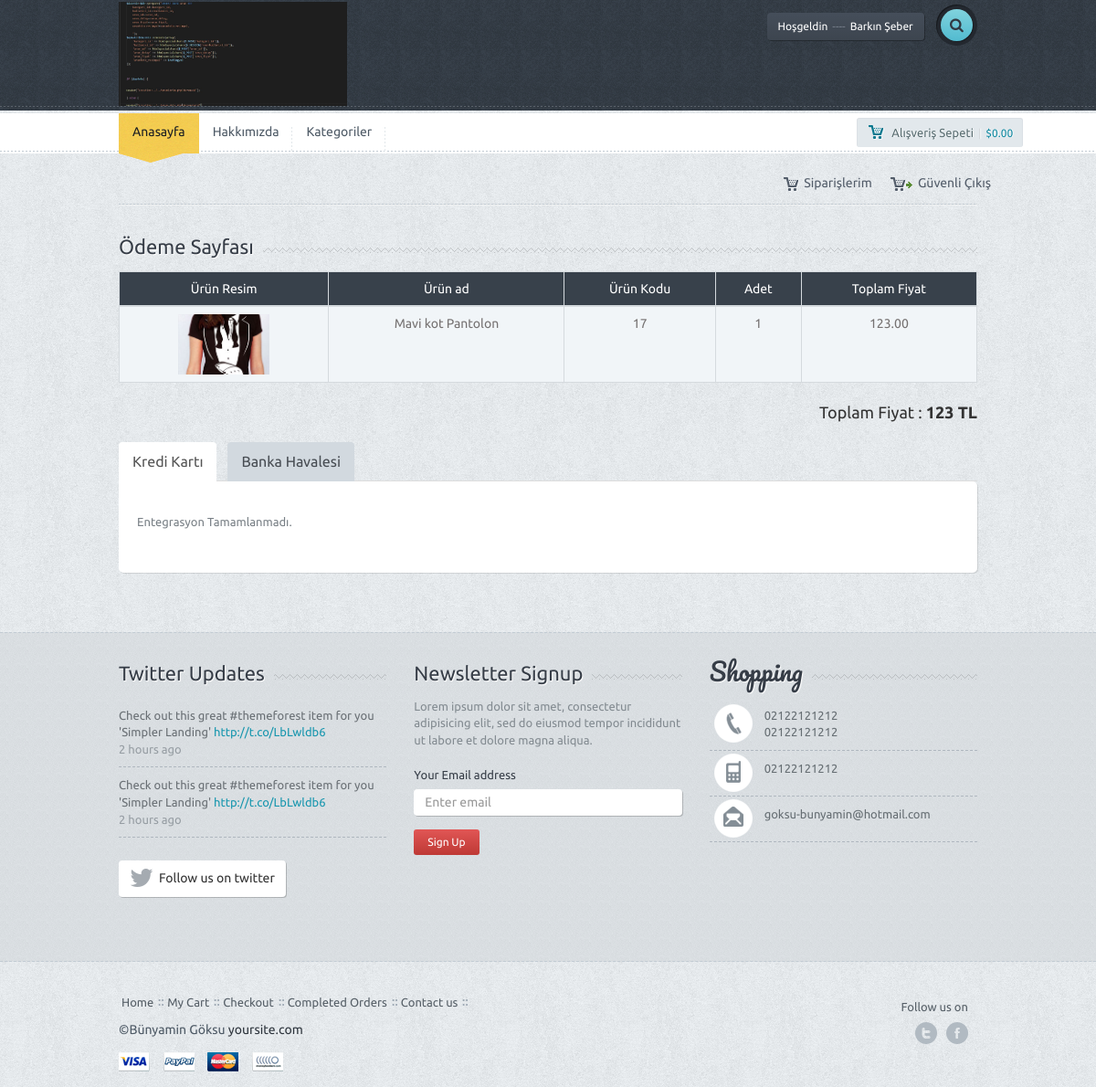
The page /odeme.php (signed in) on the database its author committed.
### tables this page shows
CREATE TABLE `ayar` (
  `ayar_id` int(11) NOT NULL,
  `ayar_logo` varchar(250) NOT NULL,
  `ayar_title` varchar(250) NOT NULL,
  `ayar_description` varchar(250) NOT NULL,
  `ayar_keywords` varchar(50) NOT NULL,
  `ayar_author` varchar(50) NOT NULL,
  `ayar_tel` varchar(50) NOT NULL,
  `ayar_gsm` varchar(50) NOT NULL,
  `ayar_faks` varchar(50) NOT NULL,
  `ayar_mail` varchar(50) NOT NULL,
  `ayar_ilce` varchar(50) NOT NULL,
  `ayar_il` varchar(50) NOT NULL,
  `ayar_adres` varchar(250) NOT NULL,
  `ayar_mesai` varchar(250) NOT NULL,
  `ayar_maps` varchar(250) NOT NULL,
  `ayar_analystic` varchar(50) NOT NULL,
  `ayar_zopim` varchar(50) NOT NULL,
  `ayar_facebook` varchar(50) NOT NULL,
  `ayar_twitter` varchar(50) NOT NULL,
  `ayar_google` varchar(50) NOT NULL,
  `ayar_youtube` varchar(50) NOT NULL,
  `ayar_smtphost` varchar(50) NOT NULL,
  `ayar_smtpuser` varchar(50) NOT NULL,
  `ayar_smtppassword` varchar(50) NOT NULL,
  `ayar_smtpport` varchar(50) NOT NULL,
  `ayar_bakim` enum('0','1') NOT NULL DEFAULT '1'
);

CREATE TABLE `kullanici` (
  `kullanici_id` int(11) NOT NULL,
  `kullanici_zaman` datetime NOT NULL DEFAULT CURRENT_TIMESTAMP,
  `kullanici_resim` varchar(250) NOT NULL,
  `kullanici_tc` varchar(50) NOT NULL,
  `kullanici_ad` varchar(50) NOT NULL,
  `kullanici_mail` varchar(100) NOT NULL,
  `kullanici_gsm` varchar(50) NOT NULL,
  `kullanici_password` varchar(50) NOT NULL,
  `kullanici_adsoyad` varchar(50) NOT NULL,
  `kullanici_adres` varchar(250) NOT NULL,
  `kullanici_il` varchar(100) NOT NULL,
  `kullanici_ilce` varchar(100) NOT NULL,
  `kullanici_unvan` varchar(100) NOT NULL,
  `kullanici_yetki` varchar(50) NOT NULL,
  `kullanici_durum` int(1) NOT NULL DEFAULT '1'
);

CREATE TABLE `menu` (
  `menu_id` int(11) NOT NULL,
  `menu_ust` varchar(50) NOT NULL,
  `menu_ad` varchar(100) NOT NULL,
  `menu_detay` text NOT NULL,
  `menu_url` varchar(250) NOT NULL,
  `menu_sira` int(2) NOT NULL,
  `menu_durum` enum('0','1') NOT NULL,
  `menu_seourl` varchar(250) NOT NULL
);

CREATE TABLE `sepet` (
  `sepet_id` int(11) NOT NULL,
  `kullanici_id` int(11) NOT NULL,
  `urun_id` int(11) NOT NULL,
  `urun_adet` int(3) NOT NULL
);

CREATE TABLE `urun` (
  `urun_id` int(11) NOT NULL,
  `kategori_id` int(11) NOT NULL,
  `urun_zaman` timestamp NOT NULL DEFAULT CURRENT_TIMESTAMP,
  `urun_ad` varchar(250) NOT NULL,
  `urun_seourl` varchar(250) NOT NULL,
  `urun_detay` text NOT NULL,
  `urun_fiyat` float(9,2) NOT NULL,
  `urun_video` varchar(50) NOT NULL,
  `urun_keyword` varchar(250) NOT NULL,
  `urun_stok` int(11) NOT NULL,
  `urun_durum` enum('0','1') NOT NULL,
  `urun_onecikar` enum('0','1') NOT NULL DEFAULT '0'
);

### odeme.php (the view, shortened to what this page needs)
<?php include 'header.php' ?>
<div class="container">
	<div class="lines"></div>
</div>
<div class="container">
	<div class="row">
		<div class="col-md-12">
		</div>
	</div>
	<div class="title-bg">
		<div class="title">Ödeme Sayfası</div>
	</div>
	<div class="table-responsive">
		<table class="table table-bordered chart">
			<thead>
				<tr>
					<th>Ürün Resim</th>
					<th>Ürün ad</th>
					<th>Ürün Kodu</th>
					<th>Adet</th>
					<th>Toplam Fiyat</th>
				</tr>
			</thead>
			<form action="nedmin/netting/islem.php" method="POST">
				<tbody>
					<?php
					$kullanici_id=$kullanicicek['kullanici_id'];
					$sepetsor=$db->prepare("SELECT * FROM sepet where kullanici_id=:id");
					$sepetsor->execute(array(
						'id' => $kullanici_id
						));
					while($sepetcek=$sepetsor->fetch(PDO::FETCH_ASSOC)) {
						$urun_id=$sepetcek['urun_id'];
						$urunsor=$db->prepare("SELECT * FROM urun where urun_id=:urun_id");
						$urunsor->execute(array(
							'urun_id' => $urun_id
							));
						$uruncek=$urunsor->fetch(PDO::FETCH_ASSOC);
						?>
						<tr>
							<td><img src="images\demo-img.jpg" width="100" alt=""></td>
							<td><?php echo $uruncek['urun_ad'] ?></td>
							<td><?php echo $uruncek['urun_id'] ?></td>
							<td><?php echo $sepetcek['urun_adet'] ?></td>
							<td><?php echo $uruncek['urun_fiyat'] ?></td>
						</tr>
						<?php } ?>
					</tbody>
				</table>
			</div>
			<div class="row">
				<div class="col-md-6">
				</div>
				<div class="col-md-3 col-md-offset-3">
					<div class="subtotal-wrap">
					<div class="total">Toplam Fiyat : <span class="bigprice"><?php echo $toplam_fiyat ?> TL</span></div>
				</div>
				<div class="clearfix"></div>
			</div>
		</div>
		<div class="tab-review">
			<ul id="myTab" class="nav nav-tabs shop-tab">
				<li class="active"><a href="#desc" data-toggle="tab">Kredi Kartı</a></li>
				<li><a href="#rev" data-toggle="tab">Banka Havalesi </a></li>
			</ul>
			<div id="myTabContent" class="tab-content shop-tab-ct">
				<div class="tab-pane fade active in" id="desc">
					<p>
						Entegrasyon Tamamlanmadı.
					</p>
				</div>
		</div>
	</div>
	<div class="spacer"></div>
</div>
<?php include 'footer.php' ?>

### header.php (shortened to what this page needs)
<?php
include 'nedmin/netting/baglan.php';
$ayarsor = $db->prepare("SELECT * FROM ayar where ayar_id=:id");
$ayarsor->execute(array(
	'id' => 0
));
$ayarcek = $ayarsor->fetch(PDO::FETCH_ASSOC);
$kullanicisor = $db->prepare("SELECT * FROM kullanici where kullanici_mail=:mail");
$kullanicisor->execute(array(
	'mail' => $_SESSION['userkullanici_mail']
));
$kullanicicek = $kullanicisor->fetch(PDO::FETCH_ASSOC);
?>
<!DOCTYPE html>
<html lang="en">
<head>
	<link href='font-awesome\css\font-awesome.css' rel="stylesheet" type="text/css">
	<link href="bootstrap\css\bootstrap.min.css" rel="stylesheet">
	<link rel="stylesheet" href="style.css">
	<link rel="stylesheet" href="css\owl.carousel.css">
	<link rel="stylesheet" href="css\owl.transitions.css">
	<link rel="stylesheet" type="text/css" href="js\product\jquery.fancybox.css?v=2.1.5" media="screen">
</head>
<body>
	<div id="wrapper">
		<div class="header">
			<div class="container">
				<div class="row">
					<div class="col-xs-6 col-md-4 main-logo">
						<a href="index.php"><img width="250" src="<?php echo $ayarcek['ayar_logo'] ?>" alt="logo" class="logo img-responsive"></a>
					</div>
					<div class="col-md-8">
						<div class="pushright">
							<div class="top">
								<?php
								if (!isset($_SESSION['userkullanici_mail'])) { ?>
									<a href="#" id="reg" class="btn btn-default btn-dark">Giriş Yap<span>-- Yada --</span>Kayıt Ol</a>
								<?php } else { ?>
									<a href="#" class="btn btn-default btn-dark">Hoşgeldin<span>----</span><?php echo $kullanicicek['kullanici_adsoyad'] ?></a>
								<?php   } ?>
								<div class="srch-wrap">
									<a href="#" id="srch" class="btn btn-default btn-search"><i class="fa fa-search"></i></a>
								</div>
							</div>
						</div>
					</div>
				</div>
			</div>
			<div class="dashed"></div>
		</div>
		<div class="main-nav">
			<div class="navbar navbar-default navbar-static-top">
				<div class="container">
					<div class="row">
						<div class="col-md-10">
							<div class="navbar-collapse collapse">
								<ul class="nav navbar-nav">
									<li><a href="index.php" class="active">Anasayfa</a>
										<div class="curve"></div>
									</li>
									<?php
									$menusor = $db->prepare("SELECT * FROM menu where menu_durum=:durum order by menu_sira ASC limit 5");
									$menusor->execute(array(
										'durum' => 1
									));
									while ($menucek = $menusor->fetch(PDO::FETCH_ASSOC)) { ?>
										<li><a href="
									<?php
										if (!empty($menucek['menu_url'])) {
											echo $menucek['menu_url'];
										} else {
											echo "sayfa-" . seo($menucek['menu_ad']);
										}
									?>
									"><?php echo $menucek['menu_ad'] ?></a></li>
									<?php } ?>
								</ul>
							</div>
						</div>
						<div class="col-md-2 machart">
							<button id="popcart" class="btn btn-default btn-chart btn-sm "><span class="mychart">Alışveriş Sepeti</span>|<span class="allprice">$0.00</span></button>
									<?php
                $kullanici_id=$kullanicicek['kullanici_id'];
                $sepetsor = $db->prepare("SELECT * FROM sepet where kullanici_id=:id");
                $sepetsor->execute(array(
                    'id' => $kullanici_id
                ));
               while($sepetcek = $sepetsor->fetch(PDO::FETCH_ASSOC)){
                $urun_id = $sepetcek['urun_id'];
                $urunsor = $db->prepare("SELECT * FROM urun where urun_id=:urun_id");
                $urunsor->execute(array(
                    'urun_id' => $urun_id
                ));
                $uruncek = $urunsor->fetch(PDO::FETCH_ASSOC);
                $toplam_fiyat+=$uruncek['urun_fiyat']*$sepetcek['urun_adet'];
                ?>
									<?php } ?>
						</div>
						<?php
						if (isset($_SESSION['userkullanici_mail'])) { ?>
							<ul class="small-menu">
								<li><a href="siparislerim.php" class="myshop">Siparişlerim</a></li>
								<li><a href="logout.php" class="mycheck">Güvenli Çıkış</a></li>
							</ul>
						<?php	} ?>
					</div>
				</div>
			</div>
		</div>

### footer.php (shortened to what this page needs)
<div class="f-widget">
		<div class="container">
			<div class="row">
				<div class="col-md-4">
					<div class="title-widget-bg">
						<div class="title-widget">Twitter Updates</div>
					</div>
					<ul class="tweets">
						<li>Check out this great #themeforest item for you
						'Simpler Landing' <a href="#">http://t.co/LbLwldb6 </a>
						<span>2 hours ago</span></li>
						<li class="lastone">Check out this great #themeforest item for you
						'Simpler Landing' <a href="#">http://t.co/LbLwldb6 </a>
						<span>2 hours ago</span></li>
					</ul>
					<a href="#" class="btn btn-default btn-follow"><i class="fa fa-twitter fa-2x"></i><div>Follow us on twitter</div></a>
				</div>
				<div class="col-md-4">
					<div class="title-widget-bg">
						<div class="title-widget">Newsletter Signup</div>
					</div>
					<div class="newsletter">
						<p>
							Lorem ipsum dolor sit amet, consectetur adipisicing elit, sed do eiusmod tempor incididunt ut labore et dolore magna aliqua.
						</p>
						<form role="form">
							<div class="form-group">
								<label>Your Email address</label>
								<input type="email" class="form-control newstler-input" id="exampleInputEmail1" placeholder="Enter email">
								<button class="btn btn-default btn-red btn-sm">Sign Up</button>
							</div>
						</form>
					</div>
				</div>
				<div class="col-md-4">
					<div class="title-widget-bg">
						<div class="title-widget-cursive">Shopping</div>
					</div>
					<ul class="contact-widget">
						<li class="fphone"><?php echo $ayarcek['ayar_tel'] ?><br><?php echo $ayarcek['ayar_faks'] ?></li>
						<li class="fmobile"><?php echo $ayarcek['ayar_gsm'] ?><br></li>
						<li class="fmail lastone"><?php echo $ayarcek['ayar_mail'] ?><br></li>
					</ul>
				</div>
			</div>
			<div class="spacer"></div>
		</div>
	</div>
	<div class="footer">
		<div class="container">
			<div class="row">
				<div class="col-md-9">
					<ul class="footermenu">
						<li><a href="index-1.htm">Home</a></li>
						<li><a href="cart.htm">My Cart</a></li>
						<li><a href="checkout.htm">Checkout</a></li>
						<li><a href="order.htm">Completed Orders</a></li>
						<li><a href="contact.htm">Contact us</a></li>
					</ul>
					<div class="f-credit">&copy;<?php echo $ayarcek['ayar_author'] ?> <a href="#">yoursite.com</a></div>
					<a href=""><div class="payment visa"></div></a>
					<a href=""><div class="payment paypal"></div></a>
					<a href=""><div class="payment mc"></div></a>
					<a href=""><div class="payment nh"></div></a>
				</div>
				<div class="col-md-3">
					<div class="followon">Follow us on</div>
					<div class="fsoc">
						<a href="http://<?php echo $ayarcek['ayar_twitter'] ?>" class="ftwitter">twitter</a>
						<a href="http://<?php echo $ayarcek['ayar_facebook'] ?>" class="ffacebook">facebook</a>
					</div>
					<div class="clearfix"></div>
				</div>
			</div>
		</div>
	</div>
	</div>
  </body>
</html>

### rows shown on the page
ayar: ayar_logo (picture), ayar_tel "02122121212", ayar_faks "02122121212", ayar_gsm "02122121212", ayar_mail "goksu-bunyamin@hotmail.com", ayar_author "Bünyamin Göksu"
kullanici: kullanici_adsoyad "Barkın Şeber"
menu: menu_ad "Hakkımızda"
menu: menu_ad "Kategoriler"
sepet: urun.urun_ad "Mavi kot Pantolon", urun.urun_id "17", urun_adet "1", urun.urun_fiyat "123.00"

### other values the page prints
$toplam_fiyat "123"
